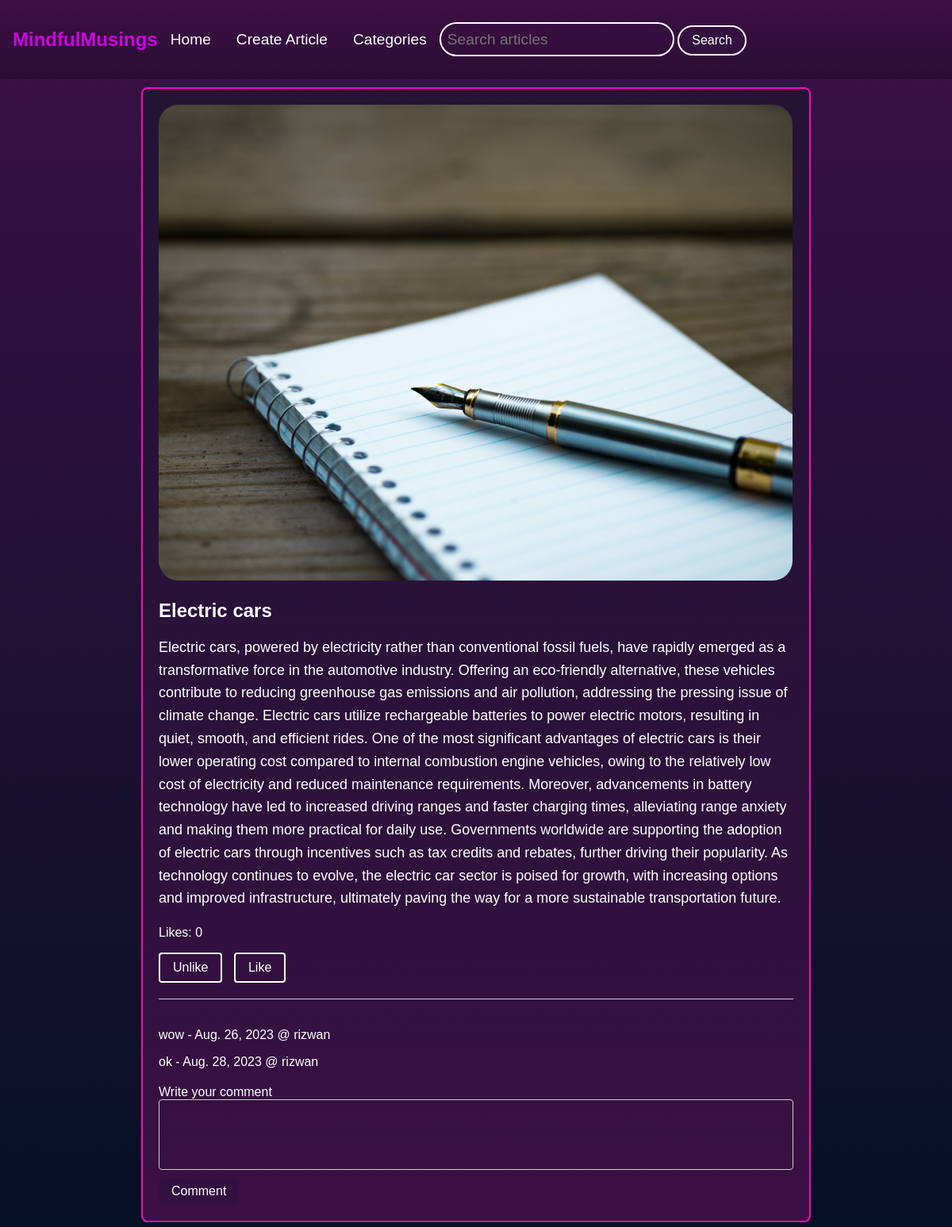
The app's page /article/1/ with its own data.
### blog/models.py (models this page shows, shortened)
class Article(models.Model):
    image = models.ImageField(null=True, default= "Featured_image.jpg")
    title = models.CharField(max_length=200)
    content = models.TextField()
    author = models.ForeignKey(User, on_delete=models.CASCADE)
    category = models.ManyToManyField(Categories)
    tag = models.ManyToManyField(Tag)
    likes = models.ManyToManyField(User, related_name='liked_articles', blank=True )
    created_at = models.DateTimeField(auto_now_add=True)
    updated_at = models.DateTimeField(auto_now=True)
    is_published = models.BooleanField(default=False)

class Comment(models.Model):
    post = models.ForeignKey(Article, on_delete=models.CASCADE)
    author = models.ForeignKey(User, on_delete=models.CASCADE)
    content = models.TextField()
    created_at = models.DateTimeField(auto_now_add=True)

### blog/views.py (the view)
# urls.py: path('article/<int:id>/' ,article_detail, name='article-detail' ),
def article_detail(request, id):
    categories = Categories.objects.all()
    article = get_object_or_404(Article, id=id)
    comments = Comment.objects.all()
    if request.method == 'POST':
        form = CommentForm(request.POST)
        if form.is_valid():
            comment = form.save(commit=False)
            comment.author = request.user
            comment.post = article
            comment.save()
            return redirect('article-detail', id=id)  # Redirect to the article detail page
    else:
        form = CommentForm()
    ctx = {
        'article':article,
        'comments':comments,
        'categories':categories,
        'form':form,
    }
    return render(request, 'blog/article_detail.html' , ctx)

### blog/forms.py
class CommentForm(forms.ModelForm):
    class Meta:
        model = Comment
        fields = ('content',)
        widgets = {
            'content': forms.Textarea(attrs={'rows': 2 }),  # Make the textarea smaller
        }

### blog/templates/blog/article_detail.html (shortened to what this page needs)
{% extends 'base.html' %}
{% block content %}
<div class="article-container">
    <div class="article-detail-image">
      <img src="{{ article.image.url}}" alt="{{ article.title }}">
    </div>
  <h2 class="article-title">{{ article.title }}</h2>
  <p class="article-content">{{ article.content }}</p>
  <p>Likes: <span id="likes">{{ article.likes.count }}</span></p>
  <div class="like-buttons">
      <button id="unlikeButton" data-action="{% url 'unlike' article.id %}">Unlike</button>
      <button id="likeButton" data-action="{% url 'like' article.id %}">Like</button>
  </div>
  <div class="comments">
      {% for comment in comments %}
      <p>{{ comment.content }} - {{ comment.created_at|date }} @ {{ comment.author }}</p>
      {% endfor %}
  </div>
  <div class="comment-form">
    <form action="" method="post" class="comment-form">
        <div class="form-group">
            <label for="">Write your comment</label>
            <div class="comment-input-container">
                {{ form.content }}
            </div>
        </div>
        <button type="submit" class="comment-button">Comment</button>
    </form>
</div>
{% endblock %}

### static/css/styles.css (style rules this page uses)
body { font-family: Arial, sans-serif; margin: 0; padding: 0; background: linear-gradient(#3c1045, #061125); }
.article-content { flex: 1; }
.article-container { width: 80%; max-width: 800px; margin: 10px auto; padding: 20px; border: 2px solid #fe06c0; color: white; background: linear-gradient(#0f172573, #3c1045); border-radius: 8px; box-shadow: 0 2px 4px rgba(0, 0, 0, 0.1); }
.article-detail-image img { height: 600px; border-radius: 25px; }
.article-title { font-size: 24px; margin-bottom: 10px; }
.article-content { font-size: 18px; margin-bottom: 20px; line-height: 1.6; }
.like-buttons { margin-bottom: 20px; }
.like-buttons button { background-color: #331040; border: 2px solid white; color: white; border-radius: 4px; padding: 8px 16px; cursor: pointer; font-size: 16px; margin-right: 10px; }
.comments { margin-top: 20px; padding-top: 20px; border-top: 1px solid #ccc; }
.comments p { font-size: 16px; margin-bottom: 10px; }
.comment-form { margin-top: 20px; }
.comment-form .form-group { margin-bottom: 10px; }
.comment-input-container { background-color: #f2f2f200; border: 1px solid #ccc; border-radius: 4px; padding: 8px; display: flex; align-items: center; }
.comment-input-container textarea { background-color: #06112500; height: 55px; flex: 1; border: none; color: #fff; border: none; padding: 8px; resize: none; font-size: 16px; }
.comment-button { background-color: #331040; border: 2px solid white; color: #fff; border: none; border-radius: 4px; padding: 8px 16px; cursor: pointer; font-size: 16px; }

### records on screen
Article: image (picture), title "Electric cars", content "Electric cars, powered by electricity rather than conventional fossil fuels, have rapidly emerged as a transformative force in the automotive industry. Offering an eco-friendly alternative, these vehicles contribute to reducing greenhouse gas emissions and air pollution, addressing the pressing issue of climate change. Electric cars utilize rechargeable batteries to power electric motors, resulting in quiet, smooth, and efficient rides. One of the most significant advantages of electric cars is their lower operating cost compared to internal combustion engine vehicles, owing to the relatively low cost of electricity and reduced maintenance requirements. Moreover, advancements in battery…", likes.count "0"
Comment: content "wow", created_at "Aug. 26, 2023", author "rizwan"
Comment: content "ok", created_at "Aug. 28, 2023", author "rizwan"
